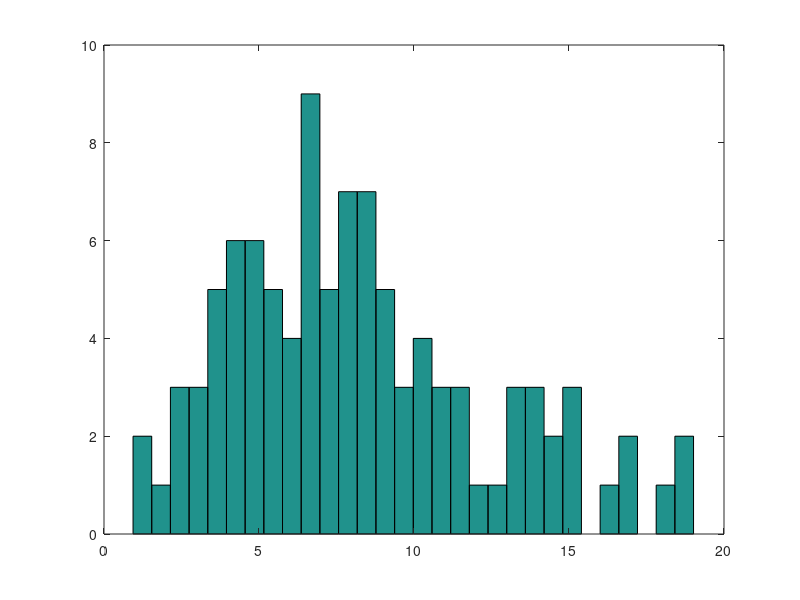

MATLAB code to generate this figure:
% Exercise 4
%--------------------------------------------------------------------
% This m-file uses the MATLAB random number generators, and compares
% numerical means and standard deviations to known values. 
%--------------------------------------------------------------------
clear all;
clc;

num_draws = 100; %increase the number of draws to get a better fit to the distribution
%----------------------
%Do results for uniform random number generator
% mean = 0.5, variance = 1/12
%--------------------------
disp('RESULTS - MEAN, STD');
disp('-----------------------------------------------------------------');
disp(' ');
disp('UNIFORM');
tempp = rand(num_draws,1);
unifans = [mean(tempp) std(tempp)];
trueans = [.5 (1/sqrt(12))];
disp([unifans; trueans])
disp(' ');
hist(tempp);
clear tempp;
%----------------------
%Do results for Normal random number generator
%--------------------------
disp('STANDARD NORMAL');
tempp = randn(num_draws,1);  % the drawing command
normans = [mean(tempp) std(tempp)];
trueans = [1e-100 1];
disp([normans; trueans])
disp(' ');
hist(tempp,30);
clear tempp;
%----------------------
%Do results for Student-t random number generator
%--------------------------
disp('STUDENT-T(3)');
tempp = trnd(3,num_draws,1); % the drawing command
tans = [mean(tempp) std(tempp)];
trueans = [1e-100 sqrt(3)];
disp([tans; trueans])
disp(' ');
hist(tempp,30);
clear tempp;
%----------------------
%Do results for Beta random number generator
%--------------------------
disp('BETA(3,2)');
tempp = betarnd(3,2,num_draws,1); % the drawing command
betaans = [mean(tempp) std(tempp)];
trueans = [ (3/(3+2))  ( 1 / 5 )];
disp([betaans; trueans])
disp(' ');
hist(tempp,30);
clear tempp;
%----------------------
%Do results for Exponential random number generator
%--------------------------
disp('Exponential (5)');
tempp = exprnd(5,num_draws,1);
expans = [mean(tempp) std(tempp)];
trueans = [5 5];
disp([expans; trueans])
disp(' ');
hist(tempp);
clear tempp;
%----------------------
%Do results for Chi-Square random number generator
%--------------------------
disp('Chi-Square (3)');
tempp = chi2rnd(3,num_draws,1);
chi2ans = [mean(tempp) std(tempp)];
trueans = [3 sqrt(6)];
disp([chi2ans; trueans])
disp(' ');
hist(tempp,30);
clear tempp;
%----------------------
%Do results for Gamma random number generator
%--------------------------
disp('Gamma(4,2)');
tempp = gamrnd(4,2,num_draws,1);
gamans = [mean(tempp) std(tempp)];
trueans = [8 4];
disp([gamans; trueans])
disp(' ');
hist(tempp,30);
%clear tempp;
